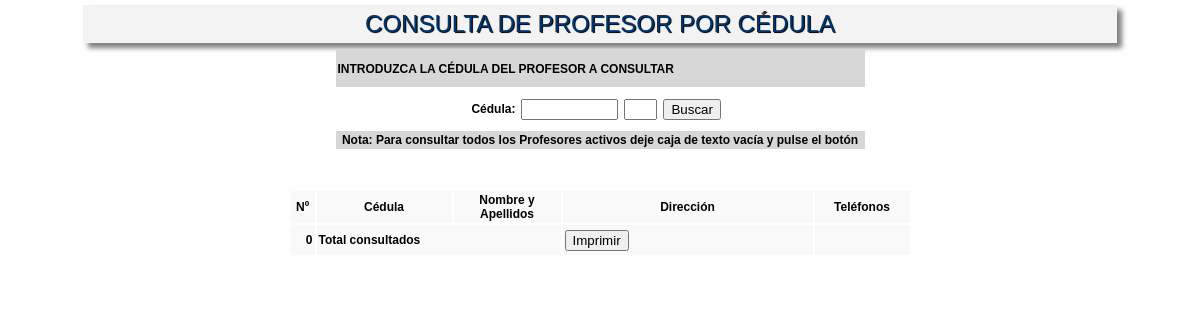
Before: /consulta_prof_ci.php with the older database file.
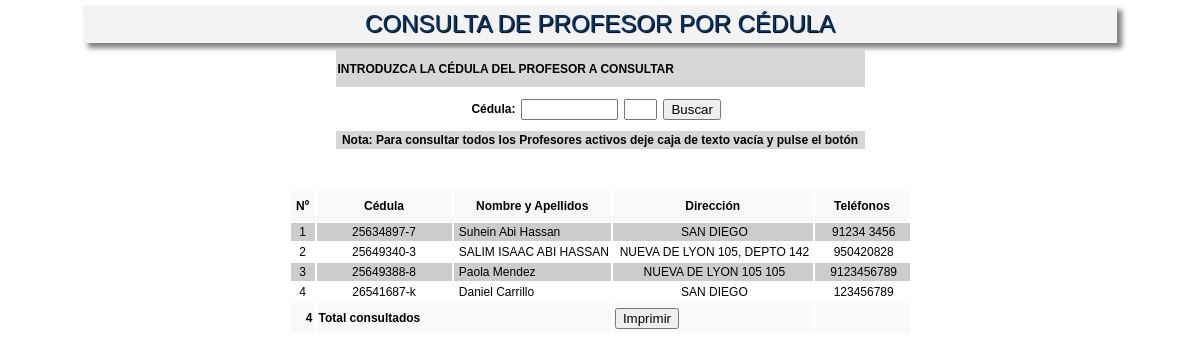
After: the same page with the newer database file.
### tables this page shows
CREATE TABLE `prof` (
  `id_prof` int(11) NOT NULL,
  `ci_prof` int(9) NOT NULL,
  `ci_prof2` varchar(1) NOT NULL,
  `nom_prof` varchar(30) NOT NULL,
  `dir_prof` varchar(150) NOT NULL,
  `tlf_prof` varchar(50) NOT NULL,
  `retirado` int(1) NOT NULL,
  `director` int(1) DEFAULT 0
);

### consulta_prof_ci.php (the view, shortened to what this page needs)
<?php
$ci_prof = $_POST['ci_prof'] ?? '';
$ci_prof2 = $_POST['ci_prof2'] ?? '';
$conexion = conectarse_escuela();
if (!empty($ci_prof)) {
    $consulta_representantes = "SELECT * FROM prof WHERE ci_prof2='$ci_prof2' AND ci_prof='$ci_prof' AND retirado=0";
} else {
    $consulta_representantes = "SELECT * FROM prof WHERE retirado=0 ORDER BY ci_prof ASC";
}
$resultado_representantes = $conexion->query($consulta_representantes);
?>
<!DOCTYPE html PUBLIC "-//W3C//DTD XHTML 1.0 Transitional//EN" "http://www.w3.org/TR/xhtml1/DTD/xhtml1-transitional.dtd">
<html xmlns="http://www.w3.org/1999/xhtml">
<head>
</head>
<body>
<center>
<form id="form1" name="form1" method="post" action="consulta_prof_ci.php">
    <div class="caja" align="center">
        <font class="sombra" color="#00366C" face="Arial Black, Gadget, sans-serif" size="5">
            CONSULTA DE PROFESOR POR CÉDULA
        </font>
    </div>
    <table width="533" border="0" align="center" cellpadding="2" cellspacing="2">
        <tr bgcolor="#CCCCCC">
            <td height="33" colspan="4" bgcolor="#D7D7D7"><strong>INTRODUZCA LA CÉDULA DEL PROFESOR A CONSULTAR</strong></td>
        </tr>
        <tr>
            <td width="212" height="36" align="right"><strong>Cédula:</strong></td>
            <td width="54">
                <input name="ci_prof" type="text" id="ci_prof" value="<?php echo htmlspecialchars($ci_prof); ?>" onkeyup="return ValNumero(this);" maxlength="9" size="9" />
            </td>
            <td width="6">
                <input name="ci_prof2" type="text" id="ci_prof2" value="<?php echo htmlspecialchars($ci_prof2); ?>" maxlength="1" size="1" />
            </td>
            <td width="235">
                <input type="submit" name="button" id="button" value="Buscar" />
            </td>
        </tr>
        <tr bgcolor="#CCCCCC">
            <td colspan="4" align="center" bgcolor="#D7D7D7">
                <strong>Nota: Para consultar todos los Profesores activos deje caja de texto vacía y pulse el botón</strong>
            </td>
        </tr>
    </table>
    <p>&nbsp;</p>
    <table width="623" border="0" align="center" cellpadding="2" cellspacing="2">
        <tr>
            <td width="20" height="26" align="center" valign="middle" bgcolor="#F9F9F9"><strong>Nº</strong></td>
            <td width="131" align="center" valign="middle" bgcolor="#F9F9F9"><strong>Cédula</strong></td>
            <td width="103" align="center" valign="middle" bgcolor="#F9F9F9"><strong>Nombre y Apellidos</strong></td>
            <td align="center" valign="middle" bgcolor="#F9F9F9"><strong>Dirección</strong></td>
            <td width="91" align="center" valign="middle" bgcolor="#F9F9F9"><strong>Teléfonos</strong></td>
        </tr>
        <?php
        $fila = 1;
        $i = 0;
        while ($datos_representantes = $resultado_representantes->fetch_assoc()) {
            $resto = $fila % 2;
            $color = ($resto == 0) ? "#FFFFFF" : "#CCCCCC";
            $fila++;
            $i++;
            $ci_prof = $datos_representantes['ci_prof'];
            $ci_prof2 = $datos_representantes['ci_prof2'];
            ?>
            <tr bgcolor="<?php echo $color; ?>">
                <td align="center"><?php echo $i; ?></td>
                <td align="center" nowrap="nowrap"><?php echo htmlspecialchars($ci_prof . '-' . $ci_prof2); ?></td>
                <td align="left" nowrap="nowrap">&nbsp;<?php echo htmlspecialchars($datos_representantes['nom_prof']); ?></td>
                <td align="center" valign="middle" nowrap="nowrap">&nbsp;<?php echo htmlspecialchars($datos_representantes['dir_prof']); ?></td>
                <td align="center" valign="middle" nowrap="nowrap">&nbsp;<?php echo htmlspecialchars($datos_representantes['tlf_prof']); ?></td>
            </tr>
        <?php } ?>
        <tr>
            <td height="26" align="right" valign="middle" bgcolor="#F9F9F9"><strong><?php echo $i; ?></strong></td>
            <td height="26" colspan="2" align="left" valign="middle" bgcolor="#F9F9F9"><strong>Total consultados</strong></td>
            <td height="26" align="left" valign="middle" bgcolor="#F9F9F9">
                <input type="button" value="Imprimir" onclick="window.print()" />
            </td>
            <td height="26" align="left" valign="middle" bgcolor="#F9F9F9">&nbsp;</td>
        </tr>
    </table>
    <p>&nbsp;</p>
</form>
</center>
</body>
</html>

### consulta_prof_ci.php (style rules this page uses)
body,td,th { font-family: Verdana, Geneva, sans-serif; font-size: 12px; }
body { margin-left: 0px; margin-top: 0px; margin-right: 0px; margin-bottom: 0px; }
.sombra { text-shadow: 0.05em 0.05em 0.03em #000; }
.caja { box-shadow: 5px 5px 5px rgba(0,0,0,.5); padding: 5px; background:#F3F3F3 ; margin:5px; width:1024px; }

Changed rows visible on the page:
added prof: ci_prof+ci_prof2 "25634897-7", nom_prof "Suhein Abi Hassan", dir_prof "SAN DIEGO", tlf_prof "91234 3456"
added prof: ci_prof+ci_prof2 "25649340-3", nom_prof "SALIM ISAAC ABI HASSAN", dir_prof "NUEVA DE LYON 105, DEPTO 142", tlf_prof "950420828"
added prof: ci_prof+ci_prof2 "25649388-8", nom_prof "Paola Mendez", dir_prof "NUEVA DE LYON 105 105", tlf_prof "9123456789"
added prof: ci_prof+ci_prof2 "26541687-k", nom_prof "Daniel Carrillo", dir_prof "SAN DIEGO", tlf_prof "123456789"
Other visible differences:
$i: "0" → "4"
